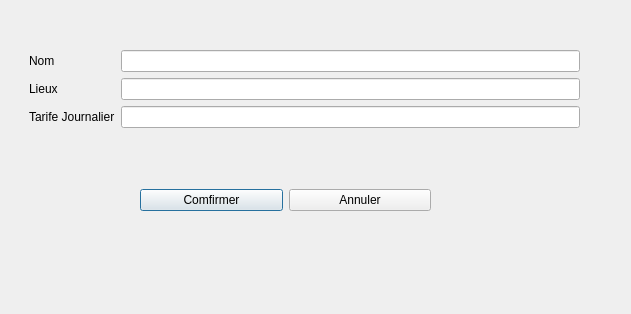
<?xml version="1.0" encoding="UTF-8"?>
<ui version="4.0">
 <class>ajoutSite</class>
 <widget class="QDialog" name="ajoutSite">
  <property name="geometry">
   <rect>
    <x>0</x>
    <y>0</y>
    <width>631</width>
    <height>314</height>
   </rect>
  </property>
  <property name="windowTitle">
   <string>Dialog</string>
  </property>
  <widget class="QWidget" name="formLayoutWidget">
   <property name="geometry">
    <rect>
     <x>29</x>
     <y>50</y>
     <width>551</width>
     <height>80</height>
    </rect>
   </property>
   <layout class="QFormLayout" name="formLayout">
    <item row="2" column="1">
     <widget class="QLineEdit" name="TarifAjoutSite"/>
    </item>
    <item row="2" column="0">
     <widget class="QLabel" name="label">
      <property name="text">
       <string>Tarife Journalier</string>
      </property>
     </widget>
    </item>
    <item row="0" column="1">
     <widget class="QLineEdit" name="NomAjoutSite"/>
    </item>
    <item row="0" column="0">
     <widget class="QLabel" name="label_2">
      <property name="text">
       <string>Nom</string>
      </property>
     </widget>
    </item>
    <item row="1" column="1">
     <widget class="QLineEdit" name="LieuxAjoutSite"/>
    </item>
    <item row="1" column="0">
     <widget class="QLabel" name="label_3">
      <property name="text">
       <string>Lieux</string>
      </property>
     </widget>
    </item>
   </layout>
  </widget>
  <widget class="QWidget" name="horizontalLayoutWidget">
   <property name="geometry">
    <rect>
     <x>140</x>
     <y>160</y>
     <width>291</width>
     <height>80</height>
    </rect>
   </property>
   <layout class="QHBoxLayout" name="horizontalLayout">
    <item>
     <widget class="QPushButton" name="ConfAjoutSite">
      <property name="text">
       <string>Comfirmer</string>
      </property>
     </widget>
    </item>
    <item>
     <widget class="QPushButton" name="AnnulAjoutSite">
      <property name="text">
       <string>Annuler</string>
      </property>
     </widget>
    </item>
   </layout>
  </widget>
 </widget>
 <resources/>
 <connections/>
</ui>
